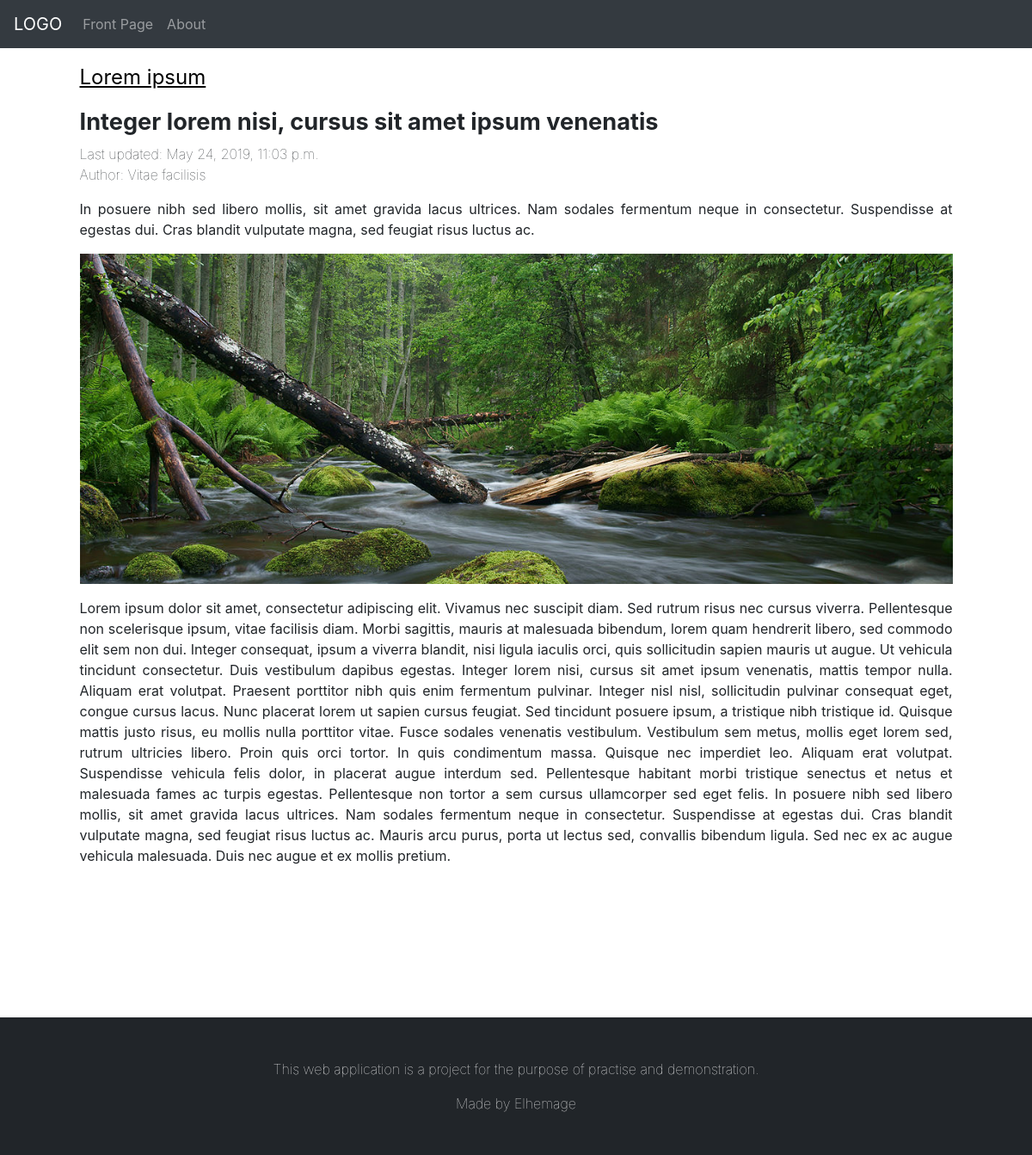
The app's page /article/9 with its own data.
### news/models.py (models this page shows)
class Article(models.Model):
    last_updated = models.DateTimeField(auto_now=True)
    author = models.CharField(max_length=100, unique=False, default='Anonymous')
    section = models.ForeignKey('Section', on_delete=models.CASCADE)
    header = models.CharField(max_length=200, unique=False)
    subheader = models.CharField(max_length=400, unique=False)
    thumbnail = models.ImageField(upload_to='image/thumbnail/', blank=True, null=True)
    body = models.TextField()
    class Meta:
        ordering = ['-last_updated']

class Section(models.Model):
    section = models.CharField(max_length=100, unique=True)
    order = models.IntegerField(default=0)

### news/views.py (the view)
# urls.py: path('article/<int:articleID>', views.article, name='article'),
def article(request, articleID):
    try:
        article = Article.objects.get(id=articleID)
    except:
        return redirect(reverse('news:index'))
    return render(request, 'news/article.html', {'article': article})

### news/templates/news/article.html (shortened to what this page needs)
{% extends 'news/layout.html' %}
{% block body %}
    <div class="container">
        <div class="row justify-content-center">
            <div class="col col-md-11">
                <div class="row pageArticleSection">
                    <div class="col">
                        <a href="{% url 'news:section' sectionName=article.section.section %}"><span>{{ article.section.section }}</span></a>
                    </div>
                </div>
                <div class="row pageArticleHeader">
                    <div class="col">
                        <span>{{ article.header }}</span><br>
                    </div>
                </div>
                <div class="row pageArticleDate">
                    <div class="col">
                        <span>Last updated: {{ article.last_updated }}</span><br>
                        <span>Author: {{ article.author }}</span>
                    </div>
                </div>
                <div class="row pageArticleSubheader">
                    <div class="col">
                        <span>{{ article.subheader }}</span>
                    </div>
                </div>
                <div class="row pageArticleImg">
                    <img class="col" src="{{ article.thumbnail.url }}" alt="{{ article.header }}">
                </div>
                <div class="row pageArticleBody">
                    <div class="col">
                        <p>{{ article.body }}</p>
                    </div>
                </div>
            </div>
        </div>
    </div>
{% endblock %}

### news/static/news/style.css (style rules this page uses)
.pageArticleSection { margin-top: 1rem; }
.pageArticleSection span { font-size: 1.5rem; text-decoration: underline; color: black; }
.pageArticleHeader { margin-top: 1rem; margin-bottom: 0.5rem; }
.pageArticleHeader span:first-child { font-size: 1.7rem; line-height: 2.2rem; font-weight: bold; }
.pageArticleDate { margin-bottom: 1rem; }
.pageArticleDate span { font-weight: lighter; }
.pageArticleSubheader { margin-bottom: 1rem; text-align: justify; }
.pageArticleImg { margin-bottom: 1rem; }
.pageArticleImg img { height: 14rem; object-fit: cover; max-width: 100%; }
@media (min-width: 768px) { .pageArticleImg img { height: 24rem; } }
.pageArticleBody { text-align: justify; }

### records on screen
Article: section.section "Lorem ipsum", header "Integer lorem nisi, cursus sit amet ipsum venenatis", last_updated "May 24, 2019, 11:03 p.m.", author "Vitae facilisis", subheader "In posuere nibh sed libero mollis, sit amet gravida lacus ultrices. Nam sodales fermentum neque in consectetur. Suspendisse at egestas dui. Cras blandit vulputate magna, sed feugiat risus luctus ac.", thumbnail (picture), body "Lorem ipsum dolor sit amet, consectetur adipiscing elit. Vivamus nec suscipit diam. Sed rutrum risus nec cursus viverra. Pellentesque non scelerisque ipsum, vitae facilisis diam. Morbi sagittis, mauris at malesuada bibendum, lorem quam hendrerit libero, sed commodo elit sem non dui. Integer consequat, ipsum a viverra blandit, nisi ligula iaculis orci, quis sollicitudin sapien mauris ut augue. Ut vehicula tincidunt consectetur. Duis vestibulum dapibus egestas. Integer lorem nisi, cursus sit amet ipsum venenatis, mattis tempor nulla. Aliquam erat volutpat. Praesent porttitor nibh quis enim fermentum pulvinar. Integer nisl nisl, sollicitudin pulvinar consequat eget, congue cursus lacus. Nunc…"
